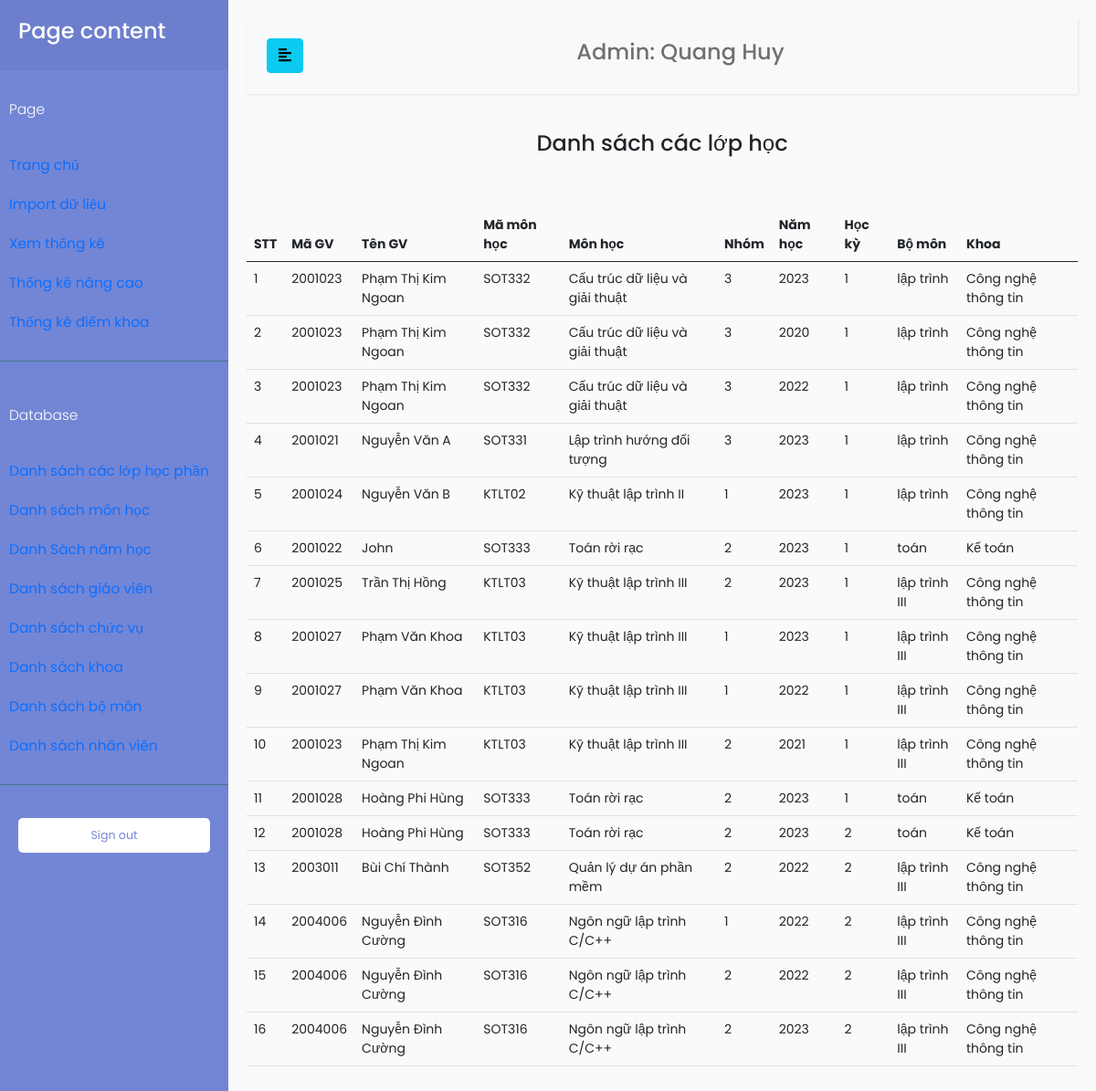
/index.php?TenChucVu=admin&page=DBlopHocPhan (signed in), run on the app's committed database.
### tables this page shows
CREATE TABLE `nhanvien` (
  `MaNhanVien` varchar(100) NOT NULL,
  `TenNhanVien` varchar(100) NOT NULL,
  `MatKhau` varchar(100) NOT NULL,
  `MaChucVu` int(11) NOT NULL
);

CREATE TABLE `lophocphan` (
  `MaLopHocPhan` int(11) NOT NULL,
  `MaHocPhan` int(11) NOT NULL,
  `MaNamHoc` int(11) NOT NULL,
  `MaHocKy` int(11) NOT NULL,
  `MaGiaoVien` int(11) NOT NULL,
  `MaNhomHocPhan` int(11) NOT NULL,
  `MaHoatDongKhaoSat` int(11) NOT NULL
);

CREATE TABLE `giaovien` (
  `MaGiaoVien` int(11) NOT NULL,
  `TenGiaoVien` varchar(100) NOT NULL,
  `MatKhau` varchar(100) NOT NULL,
  `MaChucVu` int(11) NOT NULL,
  `MaBoMon` int(11) NOT NULL
);

CREATE TABLE `hocphan` (
  `MaHocPhan` int(11) NOT NULL,
  `MaBoMon` int(11) NOT NULL,
  `MaKhoa` int(11) NOT NULL,
  `TenHocPhan` varchar(100) NOT NULL,
  `MaDuLieuHocPhan` varchar(100) NOT NULL
);

CREATE TABLE `namhoc` (
  `MaNamHoc` int(11) NOT NULL,
  `ThoiGian` varchar(100) NOT NULL
);

CREATE TABLE `bomon` (
  `MaBoMon` int(11) NOT NULL,
  `MaKhoa` int(11) NOT NULL,
  `TenBoMon` varchar(100) NOT NULL
);

CREATE TABLE `khoa` (
  `MaKhoa` int(11) NOT NULL,
  `TenKhoa` varchar(100) NOT NULL
);

### database/DBController.php (called while the page is built, shortened)
<?php
class DBController
{
    protected $host = 'localhost';
    protected $user = 'root';
    protected $password = '';
    protected $database = 'quanlydanhgia';
    public function __construct()
    {
        $this->con = mysqli_connect($this->host, $this->user, $this->password, $this->database);
    }
}

### function.php (called while the page is built, shortened)
<?php
require('database/DBController.php');
require('database/Account.php');
require('database/LopHocPhan.php');
require('database/InfoSmallTable.php');
$db = new DBController();
$account = new Account($db);
$lopHocPhan = new LopHocPhan($db);
$infoSmallTable = new InfoSmallTable($db);

### database/Account.php (called while the page is built, shortened)
<?php
class Account
{
    public $db = null;
    public function __construct(DBController $db)
    {
        $this->db = $db;
    }
    public function getTenNhanVien($userID, $table = 'giaovien', $key = 'MaGiaoVien')
    {
        $result = $this->db->con->query("SELECT TenNhanVien FROM $table as tb JOIN chucvu on tb.MaChucVu = chucvu.MaChucVu WHERE $key = '{$userID}'");
        $resultArray = array();
        if ($result->num_rows > 0) {
            while ($row = $result->fetch_assoc()) {
                $resultArray[] = $row;
            }
        }
        return $resultArray[0]['TenNhanVien'];
    }
}

### database/LopHocPhan.php (called while the page is built, shortened)
<?php
class LopHocPhan
{
    public $db = null;
    public function __construct(DBController $db)
    {
        $this->db = $db;
    }
    public function getLopHocPhan()
    {
        $result = $this->db->con->query("SELECT * FROM LopHocPhan");
        $resultArr = array();
        while ($row = mysqli_fetch_array($result, MYSQLI_ASSOC)) {
            $resultArr[] = $row;
        }
        return $resultArr;
    }
}

### database/InfoSmallTable.php (called while the page is built, shortened)
<?php
class InfoSmallTable
{
    public $db = null;
    public function __construct(DBController $db)
    {
        $this->db = $db;
    }
    public function getThongTinGiaoVien($maGiaoVien, $thongTin = 'TenGiaoVien')
    {
        $result = $this->db->con->query("SELECT * FROM GiaoVien WHERE MaGiaoVien = '{$maGiaoVien}'");
        $resultArr = array();
        while ($row = mysqli_fetch_array($result, MYSQLI_ASSOC)) {
            $resultArr[] = $row;
        }
        return $resultArr[0][$thongTin];
    }
    public function getThongTinNam($maNamHoc)
    {
        $result = $this->db->con->query("SELECT ThoiGian FROM NamHoc WHERE MaNamHoc = '{$maNamHoc}'");
        $resultArr = array();
        while ($row = mysqli_fetch_array($result, MYSQLI_ASSOC)) {
            $resultArr[] = $row;
        }
        return $resultArr[0]['ThoiGian'];
    }
    public function getThongTinHocPhan($maHocPhan, $noiDung = 'TenHocPhan')
    {
        $result = $this->db->con->query("SELECT $noiDung FROM HocPhan WHERE MaHocPhan = '{$maHocPhan}'");
        $resultArr = array();
        while ($row = mysqli_fetch_array($result, MYSQLI_ASSOC)) {
            $resultArr[] = $row;
        }
        return $resultArr[0][$noiDung];
    }
    public function getThongTinBoMon($maBoMon, $thongTin = 'TenBoMon')
    {
        $result = $this->db->con->query("SELECT * FROM BoMon WHERE MaBoMon = '{$maBoMon}'");
        $resultArr = array();
        while ($row = mysqli_fetch_array($result, MYSQLI_ASSOC)) {
            $resultArr[] = $row;
        }
        return $resultArr[0][$thongTin];
    }
    public function getTenKhoa($maKhoa)
    {
        $result = $this->db->con->query("SELECT TenKhoa FROM Khoa WHERE MaKhoa = '{$maKhoa}'");
        $resultArr = array();
        while ($row = mysqli_fetch_array($result, MYSQLI_ASSOC)) {
            $resultArr[] = $row;
        }
        return $resultArr[0]['TenKhoa'];
    }
}

### page/admin/DBControl/DBLopHocPhan.php (the view)
<?php
if ($_GET["TenChucVu"] === 'admin') {
    $stt = 1;
    $lopHocPhan = $lopHocPhan->getLopHocPhan();
}
?>
<div>
    <div class="pb-5 d-flex justify-content-center">
        <h4>Danh sách các lớp học</h4>
    </div>
    <table class="table table-hover">
        <thead>
            <tr>
                <th>STT</th>
                <th>Mã GV</th>
                <th>Tên GV</th>
                <th>Mã môn học</th>
                <th>Môn học</th>
                <th>Nhóm</th>
                <th>Năm học</th>
                <th>Học kỳ</th>
                <th>Bộ môn</th>
                <th>Khoa</th>
            </tr>
        </thead>
        <tbody>
            <?php foreach ($lopHocPhan as $item) : ?>
                <tr>
                    <td>
                        <?php
                        echo $stt;
                        $stt++;
                        ?>
                    </td>
                    <td>
                        <?php
                        echo $item['MaGiaoVien'];
                        ?>
                    </td>
                    <td>
                        <?php
                        $tenGiaoVien = $infoSmallTable->getThongTinGiaoVien($item['MaGiaoVien'], 'TenGiaoVien');
                        echo $tenGiaoVien;
                        ?>
                    </td>
                    <td>
                        <?php
                        $maDuLieuHocPhan = $infoSmallTable->getThongTinHocPhan($item['MaHocPhan'], 'MaDuLieuHocPhan');
                        echo $maDuLieuHocPhan;
                        ?>
                    </td>
                    <td>
                        <?php
                        $tenMonHoc = $infoSmallTable->getThongTinHocPhan($item['MaHocPhan'], 'TenHocPhan');
                        echo $tenMonHoc;
                        ?>
                    </td>
                    <td>
                        <?php
                        echo $item['MaNhomHocPhan'];
                        ?>
                    </td>
                    <td>
                        <?php
                        $namHoc = $infoSmallTable->getThongTinNam($item['MaNamHoc']);
                        echo $namHoc;
                        ?>
                    </td>
                    <td>
                        <?php
                        echo $item['MaHocKy'];
                        ?>
                    </td>
                    <td>
                        <?php
                        $maBoMon = $infoSmallTable->getThongTinHocPhan($item['MaHocPhan'], 'MaBoMon');
                        $tenBoMon = $infoSmallTable->getThongTinBoMon($maBoMon, 'TenBoMon');
                        echo $tenBoMon;
                        ?>
                    </td>
                    <td>
                        <?php
                        $maKhoa = $infoSmallTable->getThongTinBoMon($maBoMon, 'MaKhoa');
                        $tenKhoa = $infoSmallTable->getTenKhoa($maKhoa);
                        echo $tenKhoa;
                        ?>
                    </td>
                </tr>
            <?php endforeach; ?>
        </tbody>
    </table>
</div>

### index.php (shortened to what this page needs)
<!doctype html>
<html lang="en">
<head>
    <link href="https://cdn.jsdelivr.net/npm/bootstrap@5.0.0-beta3/dist/css/bootstrap.min.css" rel="stylesheet">
    <link rel="stylesheet" href="//code.jquery.com/ui/1.12.1/themes/base/jquery-ui.css">
    <link href="https://ajax.googleapis.com/ajax/libs/jqueryui/1.12.1/themes/base/jquery-ui.css" rel="stylesheet" type="text/css" />
    <link href="css/dashboard.css" rel="stylesheet">
    <link href="css/customTable.css" rel="stylesheet">
    <link rel="stylesheet" href="css/sidebar.css">
</head>
<?php
require('function.php');
if ($_GET["TenChucVu"]) {
    $tenChucVu = $_GET["TenChucVu"];
}
if (isset($_GET["page"])) {
    $page = $_GET["page"];
}
$tenGiaoVien = NULL;
if ($tenChucVu === 'admin' || $tenChucVu === 'nhanvien') {
    if ($tenChucVu === 'admin') {
        $tenCV = "Admin";
    }
    $tenGiaoVien = $account->getTenNhanVien($_SESSION['MaDangNhap'], 'NhanVien', 'MaNhanVien');
}
?>
<body>
    <div class="wrapper">
        <nav id="sidebar">
            <div class="sidebar-header">
                <h4>Page content</h4>
            </div>
            <ul class="list-unstyled components">
                <p>Page</p>
                <li class="nav-item">
                    <a class="nav-link active" aria-current="page" href="index.php?TenChucVu=<?php echo $tenChucVu; ?>">
                        Trang chủ
                    </a>
                </li>
                <?php if ($tenChucVu === 'admin') : ?>
                    <li class="nav-item">
                        <a class="nav-link" href="index.php?TenChucVu=<?php echo $tenChucVu; ?>&page=data">
                            Import dữ liệu
                        </a>
                    </li>
                    <li class="nav-item">
                        <a class="nav-link" href="index.php?TenChucVu=<?php echo $tenChucVu; ?>&page=calculate">
                            Xem thống kê
                        </a>
                    </li>
                    <li class="nav-item">
                        <a class="nav-link" href="index.php?TenChucVu=<?php echo $tenChucVu; ?>&page=thongkenangcao">
                            Thống kê nâng cao
                        </a>
                    </li>
                <?php endif; ?>
                <?php if ($tenChucVu === 'truongkhoa' || $tenChucVu === 'admin') : ?>
                    <li class="nav-item">
                        <a href="index.php?TenChucVu=<?php echo $tenChucVu; ?>&page=ThongKeDiemKhoa" class=" nav-link">Thống kê điểm khoa</a>
                    </li>
                <?php endif; ?>
            </ul>
            <?php if ($tenChucVu === 'admin') : ?>
                <ul class="list-unstyled components">
                    <p>Database</p>
                    <li class="nav-item">
                        <a href="index.php?TenChucVu=<?php echo $tenChucVu; ?>&page=DBlopHocPhan" class=" nav-link">Danh sách các lớp học phần</a>
                    </li>
                    <li class="nav-item">
                        <a href="index.php?TenChucVu=<?php echo $tenChucVu; ?>&page=DBMonHoc" class=" nav-link">Danh sách môn học</a>
                    </li>
                    <li>
                        <a href="index.php?TenChucVu=<?php echo $tenChucVu; ?>&page=DBNamHoc" class=" nav-link">Danh Sách năm học</a>
                    </li>
                    <li class="nav-item">
                        <a href="index.php?TenChucVu=<?php echo $tenChucVu; ?>&page=DBGiaoVien" class=" nav-link">Danh sách giáo viên</a>
                    </li>
                    <li class="nav-item">
                        <a href="index.php?TenChucVu=<?php echo $tenChucVu; ?>&page=DBChucVu" class=" nav-link">Danh sách chức vụ</a>
                    </li>
                    <li class="nav-item">
                        <a href="index.php?TenChucVu=<?php echo $tenChucVu; ?>&page=DBKhoa" class=" nav-link">Danh sách khoa</a>
                    </li>
                    <li class="nav-item">
                        <a href="index.php?TenChucVu=<?php echo $tenChucVu; ?>&page=DBBoMon" class=" nav-link">Danh sách bộ môn</a>
                    </li>
                    <li class="nav-item">
                        <a href="index.php?TenChucVu=<?php echo $tenChucVu; ?>&page=DBNhanVien" class=" nav-link">Danh sách nhân viên</a>
                    </li>
                </ul>
            <?php endif; ?>
            <ul class="list-unstyled CTAs">
                <li>
                    <a href="login.php" class="download">Sign out </a>
                </li>
            </ul>
        </nav>
        <div id="content">
            <nav class="navbar navbar-expand-lg navbar-light bg-light">
                <div class="container-fluid">
                    <button type="button" id="sidebarCollapse" class="btn btn-info">
                        <i class="fas fa-align-left"></i>
                    </button>
                    <div class="collapse navbar-collapse" id="navbarSupportedContent">
                        <ul class="nav navbar-nav m-auto">
                            <li class="nav-item">
                                <h4><a class="nav-link" href="#"><?php echo $tenCV . ": " . $tenGiaoVien; ?></a></h4>
                            </li>
                        </ul>
                    </div>
                </div>
            </nav>
            <?php
            if (isset($page)) {
                switch ($page) {
                    case 'DBlopHocPhan':
                        include('page/admin/DBControl/DBLopHocPhan.php');
                        break;
                }
            }
            ?>
        </div>
    </div>
</body>
</html>

### css/dashboard.css (style rules this page uses)
body { font-size: .875rem; }

### css/sidebar.css (style rules this page uses)
body { font-family: 'Poppins', sans-serif; background: #fafafa; }
p { font-family: 'Poppins', sans-serif; font-size: 1.1em; font-weight: 300; line-height: 1.7em; color: #999; }
a, a:hover, a:focus { color: inherit; text-decoration: none; transition: all 0.3s; }
.navbar { padding: 15px 10px; background: #fff; border: none; border-radius: 0; margin-bottom: 40px; box-shadow: 1px 1px 3px rgba(0, 0, 0, 0.1); }
.wrapper { display: flex; width: 100%; align-items: stretch; }
#sidebar { min-width: 250px; max-width: 250px; background: #7386D5; color: #fff; transition: all 0.3s; }
#sidebar .sidebar-header { padding: 20px; background: #6d7fcc; }
#sidebar ul.components { padding: 20px 0; border-bottom: 1px solid #47748b; }
#sidebar ul p { color: #fff; padding: 10px; }
#sidebar ul li a { padding: 10px; font-size: 1.1em; display: block; }
ul.CTAs { padding: 20px; }
ul.CTAs a { text-align: center; font-size: 0.9em !important; display: block; border-radius: 5px; margin-bottom: 5px; }
a.download { background: #fff; color: #7386D5; }
#content { width: 100%; padding: 20px; min-height: 100vh; transition: all 0.3s; }

### data on the page
nhanvien: TenNhanVien "Quang Huy"
lophocphan: MaGiaoVien "2001023", MaGiaoVien.TenGiaoVien "Phạm Thị Kim Ngoan", MaHocPhan.MaDuLieuHocPhan "SOT332", MaHocPhan.TenHocPhan "Cấu trúc dữ liệu và giải thuật", MaNhomHocPhan "3", MaNamHoc.ThoiGian "2023", MaHocKy "1", MaHocPhan.TenBoMon "lập trình", MaHocPhan.TenKhoa "Công nghệ thông tin"
lophocphan: MaGiaoVien "2001023", MaGiaoVien.TenGiaoVien "Phạm Thị Kim Ngoan", MaHocPhan.MaDuLieuHocPhan "SOT332", MaHocPhan.TenHocPhan "Cấu trúc dữ liệu và giải thuật", MaNhomHocPhan "3", MaNamHoc.ThoiGian "2020", MaHocKy "1", MaHocPhan.TenBoMon "lập trình", MaHocPhan.TenKhoa "Công nghệ thông tin"
lophocphan: MaGiaoVien "2001023", MaGiaoVien.TenGiaoVien "Phạm Thị Kim Ngoan", MaHocPhan.MaDuLieuHocPhan "SOT332", MaHocPhan.TenHocPhan "Cấu trúc dữ liệu và giải thuật", MaNhomHocPhan "3", MaNamHoc.ThoiGian "2022", MaHocKy "1", MaHocPhan.TenBoMon "lập trình", MaHocPhan.TenKhoa "Công nghệ thông tin"
lophocphan: MaGiaoVien "2001021", MaGiaoVien.TenGiaoVien "Nguyễn Văn A", MaHocPhan.MaDuLieuHocPhan "SOT331", MaHocPhan.TenHocPhan "Lập trình hướng đối tượng", MaNhomHocPhan "3", MaNamHoc.ThoiGian "2023", MaHocKy "1", MaHocPhan.TenBoMon "lập trình", MaHocPhan.TenKhoa "Công nghệ thông tin"
lophocphan: MaGiaoVien "2001024", MaGiaoVien.TenGiaoVien "Nguyễn Văn B", MaHocPhan.MaDuLieuHocPhan "KTLT02", MaHocPhan.TenHocPhan "Kỹ thuật lập trình II", MaNhomHocPhan "1", MaNamHoc.ThoiGian "2023", MaHocKy "1", MaHocPhan.TenBoMon "lập trình", MaHocPhan.TenKhoa "Công nghệ thông tin"
lophocphan: MaGiaoVien "2001022", MaGiaoVien.TenGiaoVien "John", MaHocPhan.MaDuLieuHocPhan "SOT333", MaHocPhan.TenHocPhan "Toán rời rạc", MaNhomHocPhan "2", MaNamHoc.ThoiGian "2023", MaHocKy "1", MaHocPhan.TenBoMon "toán", MaHocPhan.TenKhoa "Kế toán"
lophocphan: MaGiaoVien "2001025", MaGiaoVien.TenGiaoVien "Trần Thị Hồng", MaHocPhan.MaDuLieuHocPhan "KTLT03", MaHocPhan.TenHocPhan "Kỹ thuật lập trình III", MaNhomHocPhan "2", MaNamHoc.ThoiGian "2023", MaHocKy "1", MaHocPhan.TenBoMon "lập trình III", MaHocPhan.TenKhoa "Công nghệ thông tin"
lophocphan: MaGiaoVien "2001027", MaGiaoVien.TenGiaoVien "Phạm Văn Khoa", MaHocPhan.MaDuLieuHocPhan "KTLT03", MaHocPhan.TenHocPhan "Kỹ thuật lập trình III", MaNhomHocPhan "1", MaNamHoc.ThoiGian "2023", MaHocKy "1", MaHocPhan.TenBoMon "lập trình III", MaHocPhan.TenKhoa "Công nghệ thông tin"
lophocphan: MaGiaoVien "2001027", MaGiaoVien.TenGiaoVien "Phạm Văn Khoa", MaHocPhan.MaDuLieuHocPhan "KTLT03", MaHocPhan.TenHocPhan "Kỹ thuật lập trình III", MaNhomHocPhan "1", MaNamHoc.ThoiGian "2022", MaHocKy "1", MaHocPhan.TenBoMon "lập trình III", MaHocPhan.TenKhoa "Công nghệ thông tin"
lophocphan: MaGiaoVien "2001023", MaGiaoVien.TenGiaoVien "Phạm Thị Kim Ngoan", MaHocPhan.MaDuLieuHocPhan "KTLT03", MaHocPhan.TenHocPhan "Kỹ thuật lập trình III", MaNhomHocPhan "2", MaNamHoc.ThoiGian "2021", MaHocKy "1", MaHocPhan.TenBoMon "lập trình III", MaHocPhan.TenKhoa "Công nghệ thông tin"
lophocphan: MaGiaoVien "2001028", MaGiaoVien.TenGiaoVien "Hoàng Phi Hùng", MaHocPhan.MaDuLieuHocPhan "SOT333", MaHocPhan.TenHocPhan "Toán rời rạc", MaNhomHocPhan "2", MaNamHoc.ThoiGian "2023", MaHocKy "1", MaHocPhan.TenBoMon "toán", MaHocPhan.TenKhoa "Kế toán"
lophocphan: MaGiaoVien "2001028", MaGiaoVien.TenGiaoVien "Hoàng Phi Hùng", MaHocPhan.MaDuLieuHocPhan "SOT333", MaHocPhan.TenHocPhan "Toán rời rạc", MaNhomHocPhan "2", MaNamHoc.ThoiGian "2023", MaHocKy "2", MaHocPhan.TenBoMon "toán", MaHocPhan.TenKhoa "Kế toán"
lophocphan: MaGiaoVien "2003011", MaGiaoVien.TenGiaoVien "Bùi Chí Thành", MaHocPhan.MaDuLieuHocPhan "SOT352", MaHocPhan.TenHocPhan "Quản lý dự án phần mềm", MaNhomHocPhan "2", MaNamHoc.ThoiGian "2022", MaHocKy "2", MaHocPhan.TenBoMon "lập trình III", MaHocPhan.TenKhoa "Công nghệ thông tin"
lophocphan: MaGiaoVien "2004006", MaGiaoVien.TenGiaoVien "Nguyễn Đình Cường", MaHocPhan.MaDuLieuHocPhan "SOT316", MaHocPhan.TenHocPhan "Ngôn ngữ lập trình C/C++", MaNhomHocPhan "1", MaNamHoc.ThoiGian "2022", MaHocKy "2", MaHocPhan.TenBoMon "lập trình III", MaHocPhan.TenKhoa "Công nghệ thông tin"
lophocphan: MaGiaoVien "2004006", MaGiaoVien.TenGiaoVien "Nguyễn Đình Cường", MaHocPhan.MaDuLieuHocPhan "SOT316", MaHocPhan.TenHocPhan "Ngôn ngữ lập trình C/C++", MaNhomHocPhan "2", MaNamHoc.ThoiGian "2022", MaHocKy "2", MaHocPhan.TenBoMon "lập trình III", MaHocPhan.TenKhoa "Công nghệ thông tin"
lophocphan: MaGiaoVien "2004006", MaGiaoVien.TenGiaoVien "Nguyễn Đình Cường", MaHocPhan.MaDuLieuHocPhan "SOT316", MaHocPhan.TenHocPhan "Ngôn ngữ lập trình C/C++", MaNhomHocPhan "2", MaNamHoc.ThoiGian "2023", MaHocKy "2", MaHocPhan.TenBoMon "lập trình III", MaHocPhan.TenKhoa "Công nghệ thông tin"

### other printed values
$tenCV "Admin"
